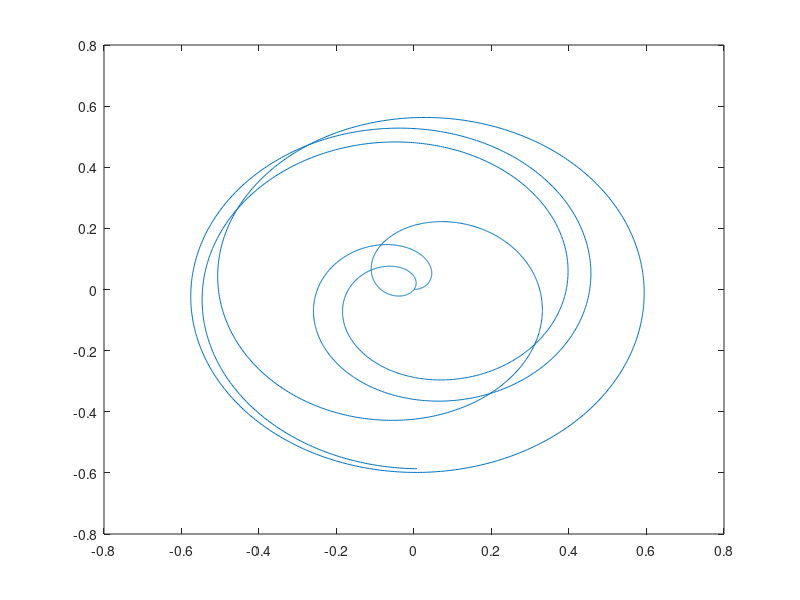
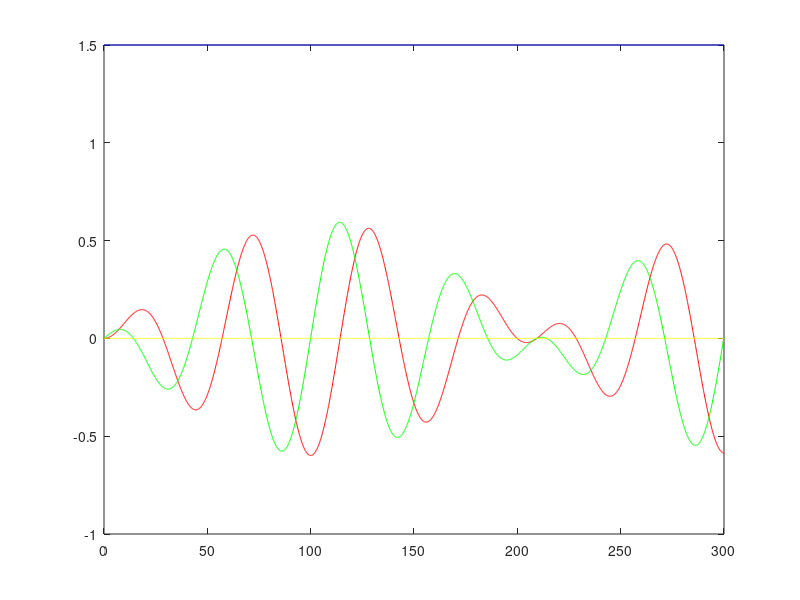

Write the MATLAB code that produced these figures, in order.
clear
clc

t=(0:0.1:300);
wd=0.015
A=0.6
distance = A*sin(wd*t);

wt=0.11
x=distance.*sin(wt*t);
y=distance.*cos(wt*t);
z(1:length(t)) = 1.5;
yaw(1:length(t)) = 0;

figure(1)
hold off
plot(y,x)

figure(2)
hold off
plot(t,x,'r')
hold on
plot(t,y,'g')
plot(t,z,'b')
plot(t,yaw,'y')

path(:,1) = t';
path(:,2) = x';
path(:,3) = y';
path(:,4) = z';
path(:,5) = yaw';
